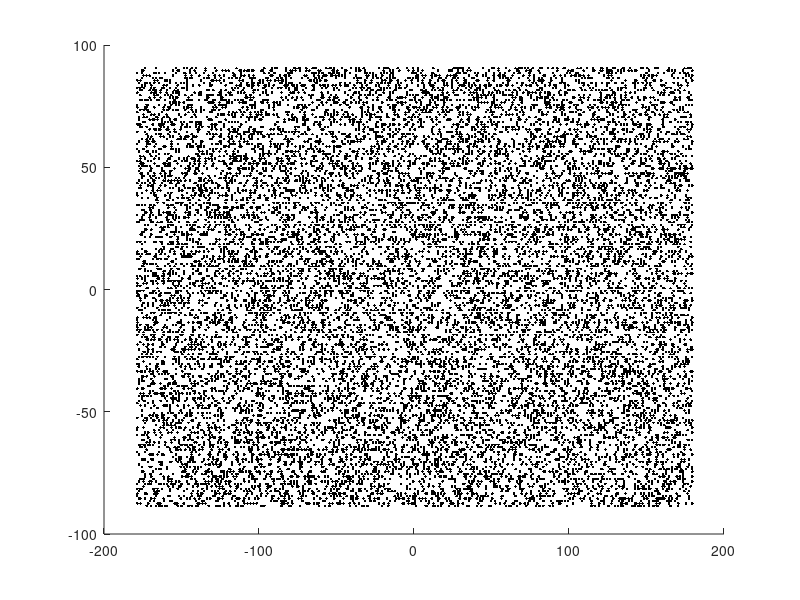

Write the MATLAB code that produced this figure.
Lon = (-179:1:180)'; %# comment for formatting'
Lat = -90:1:90;
data = randn(length(Lon),length(Lat)); % generate random data
mask = randi(2,size(data))-1; % generate a random mask (zeros and ones)
point_matrix = randi(4,size(data)-1)==4; % random (logical) matrix
[r c]=find(point_matrix==1); %# get the coordinates of the ones
figure(3);
hold on;
% save a handle to the surface object created by pcolor
h=pcolor(repmat(Lon ,1,length(Lat)),repmat(Lat,length(Lon),1),data) % set properties of that surface: use mask as alphadata for transparency % and set 'facealpha' property to 'flat', and turn off edges (optional)
set(h,'alphadata',mask,'facealpha','flat','edgecolor','none'); % overlay black dots on the center of the randomly chosen tiles
plot(r-179.5,c-89.5,'.k')